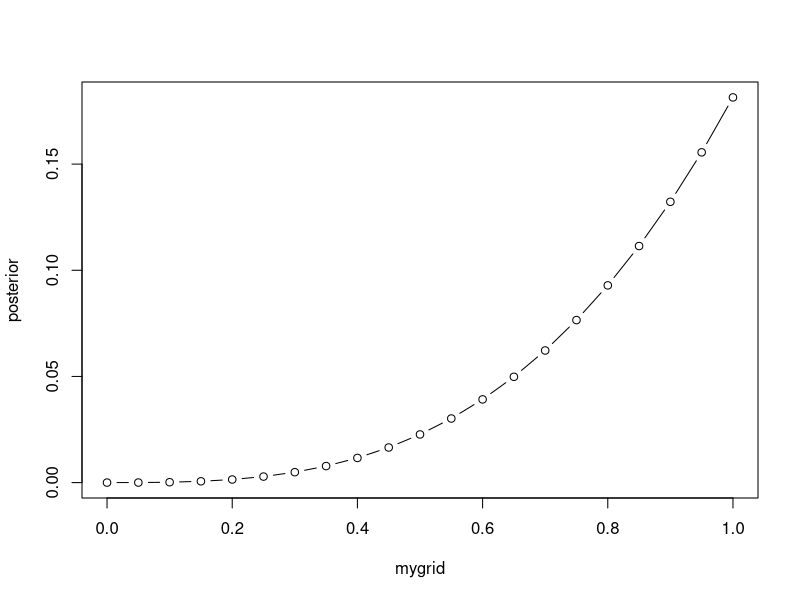
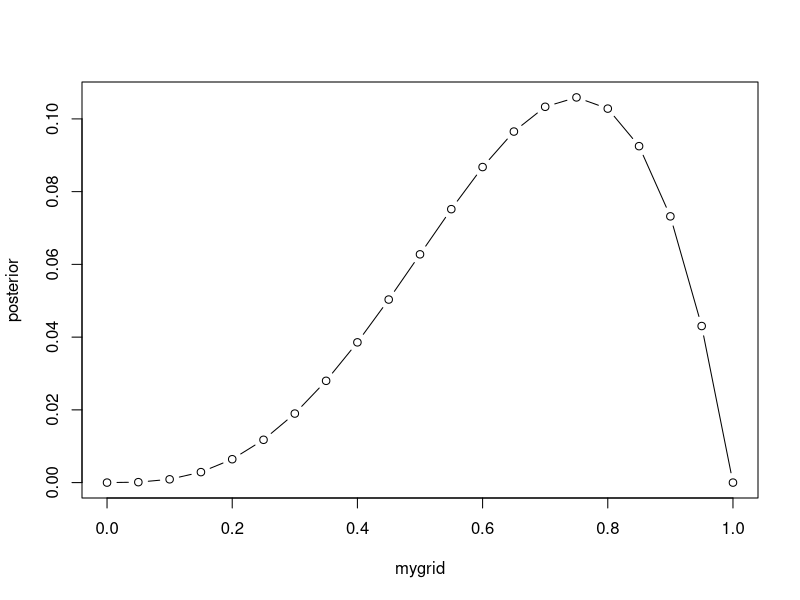
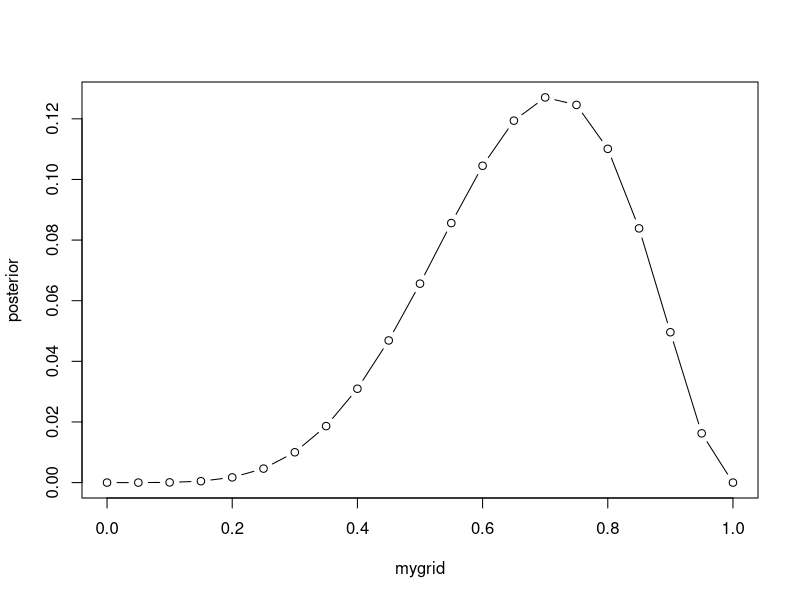
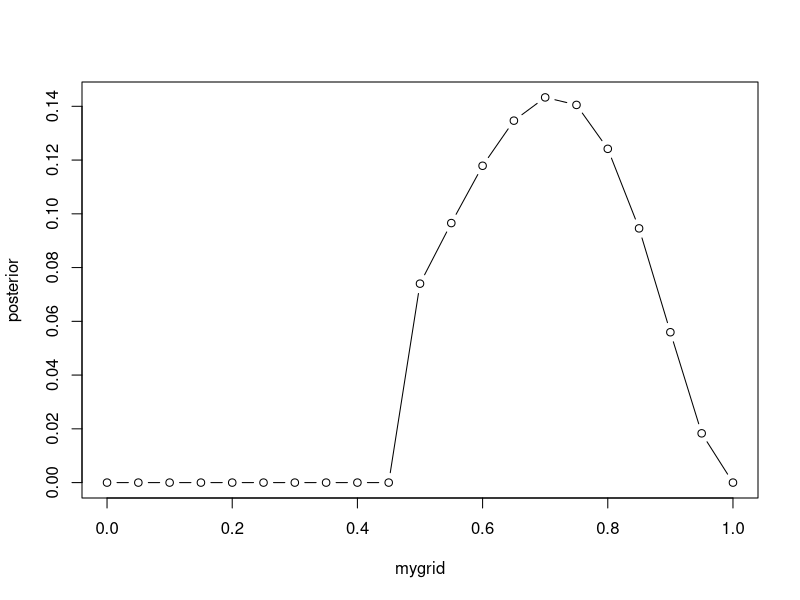

The R script that drew these images, in order:
## ---- chunk 1
mygrid <- seq(0, 1, .05)

## ---- chunk 2
likelihood <- dbinom(3, 3, mygrid)
prior <- rep(1, length(mygrid))
unstd_posterior <- likelihood*prior
posterior <- unstd_posterior / sum(unstd_posterior)
plot(mygrid, posterior, type = "b")

## ---- chunk 3
likelihood <- dbinom(3, 4, mygrid)
prior <- rep(1, length(mygrid))
unstd_posterior <- likelihood*prior
posterior <- unstd_posterior / sum(unstd_posterior)
plot(mygrid, posterior, type = "b")

## ---- chunk 4
likelihood <- dbinom(5, 7, mygrid)
prior <- rep(1, length(mygrid))
unstd_posterior <- likelihood*prior
posterior <- unstd_posterior / sum(unstd_posterior)
plot(mygrid, posterior, type = "b")

## ---- chunk 5
likelihood <- dbinom(5, 7, mygrid)
prior <- ifelse(mygrid < .5, 0, 1)
unstd_posterior <- likelihood * prior
posterior <- unstd_posterior / sum(unstd_posterior)
plot(mygrid, posterior, type = "b")


## ---- chunk 6
3.333 / 4.333

1 - (3.333 / 4.333)

